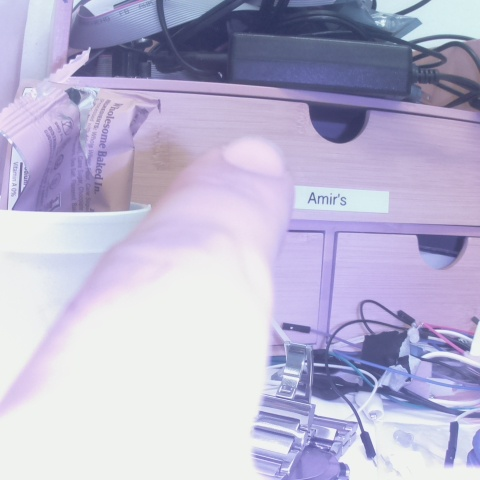
#> input picture LbR Work/Threshold Testing/Test2.jpg, 480 x 480 px
$ python -i FingerDetect.py   (imports and definitions only)   (older library calls are emulated)
#> lines starting #> are read from the running program, lines starting #| are printed output that depends on the picture
#https://www.pyimagesearch.com/2017/06/19/image-difference-with-opencv-and-python/


import numpy as np
from skimage import filters
from skimage.measure import compare_ssim
from skimage.segmentation import flood, flood_fill
import skimage
import skimage.viewer
import skimage.feature
import sys
import argparse
import imutils
import cv2
import matplotlib.pyplot as plt
from  PyQt5 import QtCore
from PyQt5 import QtGui

# [53 lines left out: functions direction, masking, not called in this run]

def imagediff():
	ap = argparse.ArgumentParser()
	ap.add_argument("-f", "--first", required=True,
	help="first input image")
	ap.add_argument("-s", "--second", required=True,
	help="second")
	args = vars(ap.parse_args())

	imageA = cv2.imread(args["first"])
#> imageA is the input picture: shape (480, 480, 3); mean B, G, R 209.7, 182.8, 187
	imageB = cv2.imread(args["second"])
	cropA = imageA[240:480, 0:480]
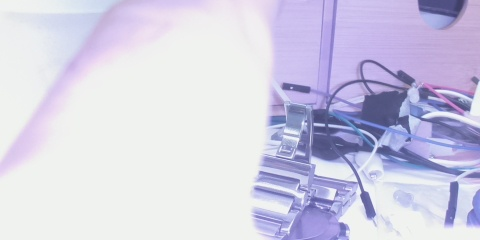
#> cropA: shape (240, 480, 3); mean B, G, R 228.4, 207.8, 210.1
	cropB = imageB[240:480, 0:480]
	grayA = cv2.cvtColor(cropA, cv2.COLOR_BGR2GRAY)
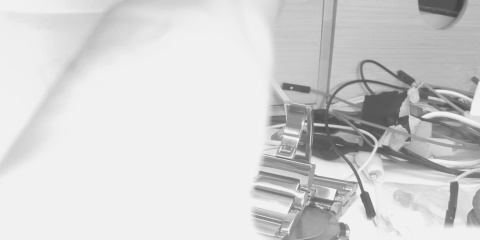
#> grayA: shape (240, 480); min 68, max 247, mean 210.8
	grayB = cv2.cvtColor(cropB, cv2.COLOR_BGR2GRAY)


	(score, diff) = compare_ssim(grayA, grayB, full=True)
#> diff: shape (240, 480) float64; every value is 1
#> score = 1
	diff = (diff * 255).astype("uint8")
#> diff: shape (240, 480); every value is 255
	print("SSIM: {}".format(score))
#| SSIM: 1.0

	# threshold the difference image, followed by finding contours to
# obtain the regions of the two input images that differ
	thresh = cv2.threshold(diff, 0, 255,
		cv2.THRESH_BINARY_INV | cv2.THRESH_OTSU)[1]
#> thresh: shape (240, 480); every value is 0
	cnts = cv2.findContours(thresh.copy(), cv2.RETR_EXTERNAL,
		cv2.CHAIN_APPROX_SIMPLE)
#> cnts = 0 contours
	cnts = imutils.grab_contours(cnts)
#> cnts = []

	# loop over the contours
	for c in cnts:
	# compute the bounding box of the contour and then draw the
	# bounding box on both input images to represent where the two
	# images differ
		(x, y, w, h) = cv2.boundingRect(c)
		cv2.rectangle(cropA, (x, y), (x + w, y + h), (0, 0, 255), 2)
		cv2.rectangle(cropB, (x, y), (x + w, y + h), (0, 0, 255), 2)
#> this loop made 0 passes
	# show the output images
	cv2.imshow("Original", cropA)
	cv2.imshow("Modified", cropB)
	cv2.imshow("Diff", diff)
	cv2.imshow("Thresh", thresh)
	cv2.waitKey(0)


# [175 lines left out: functions image_bright, FingerBottom, floodfill, edgedetect, fingerBottomToTop, fingerFinder, not called in this run]
	# [8 lines of commented-out code are left out]
# [1 line that did not run here, left out]
# [1 line not run here, left out]


>>> result = imagediff()

$ run again, with LbR Work/Threshold Testing/Test1.jpg copied over LbR Work/Threshold Testing/Test2.jpg
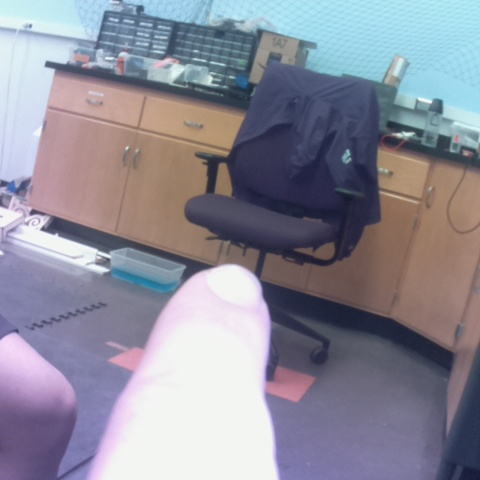
#> input picture LbR Work/Threshold Testing/Test1.jpg, 480 x 480 px
#> in imagediff, imageA is the input picture: shape (480, 480, 3); mean B, G, R 154, 140.3, 141.1
#> in imagediff, `cropA = imageA[240:480, 0:480]`:
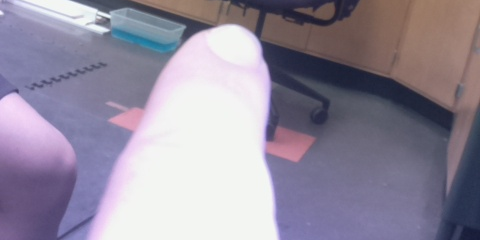
#> cropA: shape (240, 480, 3); mean B, G, R 158, 140.2, 147.6
#> in imagediff, `grayA = cv2.cvtColor(cropA, cv2.COLOR_BGR2GRAY)`:
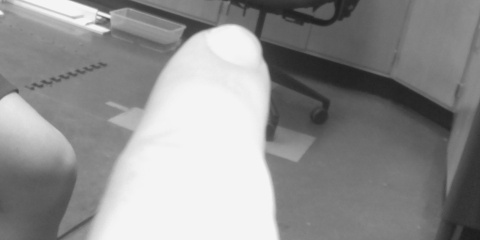
#> grayA: shape (240, 480); min 29, max 248, mean 144.4
#> score = 1
#| SSIM: 1.0
#> thresh: shape (240, 480); every value is 0
#> in imagediff, `cnts = cv2.findContours(thresh.copy(), cv2.RETR_EXTERNAL, cv2.CHAIN_AP..`: cnts = 0 contours
#> in imagediff, `cnts = imutils.grab_contours(cnts)`: cnts = []

$ run again, with LbR Work/Threshold Testing/Test3.jpg copied over LbR Work/Threshold Testing/Test2.jpg
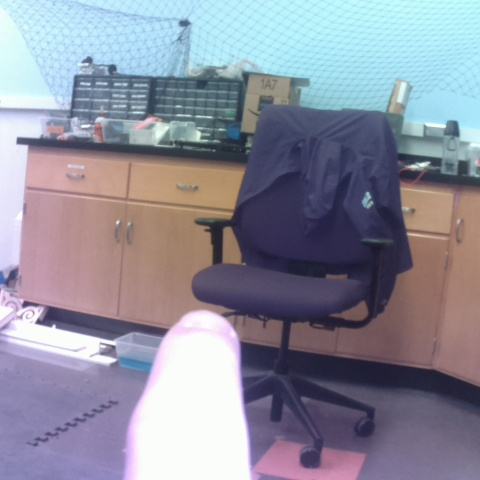
#> input picture LbR Work/Threshold Testing/Test3.jpg, 480 x 480 px
#> in imagediff, imageA is the input picture: shape (480, 480, 3); mean B, G, R 157.6, 142.9, 141.9
#> in imagediff, `cropA = imageA[240:480, 0:480]`:
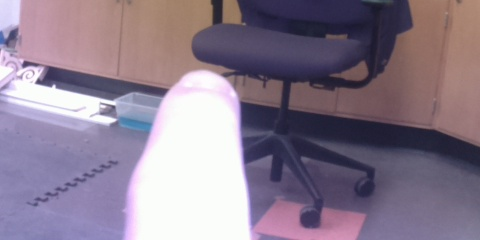
#> cropA: shape (240, 480, 3); mean B, G, R 143.3, 125.2, 139.5
#> in imagediff, `grayA = cv2.cvtColor(cropA, cv2.COLOR_BGR2GRAY)`:
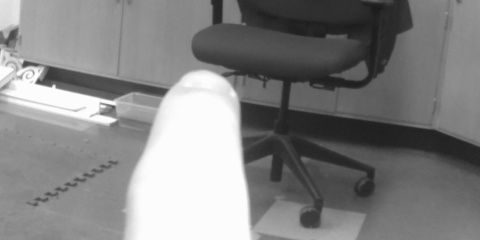
#> grayA: shape (240, 480); min 26, max 255, mean 131.5
#> score = 1
#| SSIM: 1.0
#> thresh: shape (240, 480); every value is 0
#> in imagediff, `cnts = cv2.findContours(thresh.copy(), cv2.RETR_EXTERNAL, cv2.CHAIN_AP..`: cnts = 0 contours
#> in imagediff, `cnts = imutils.grab_contours(cnts)`: cnts = []
